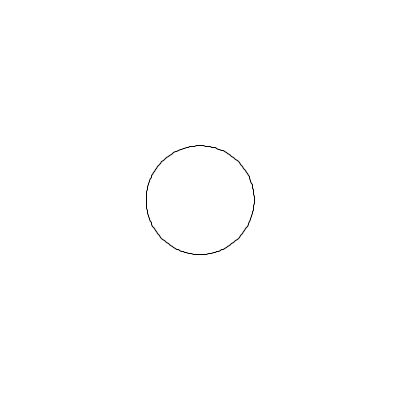
Frame 1 (no input)
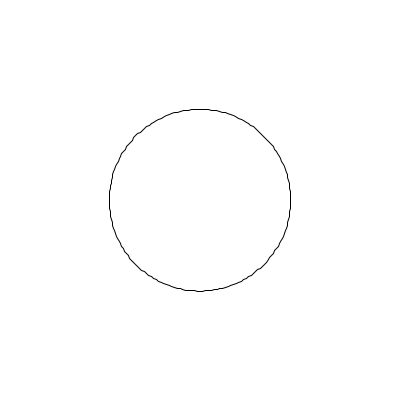
Frame 60 (the mouse pressed at the canvas centre just before this capture)
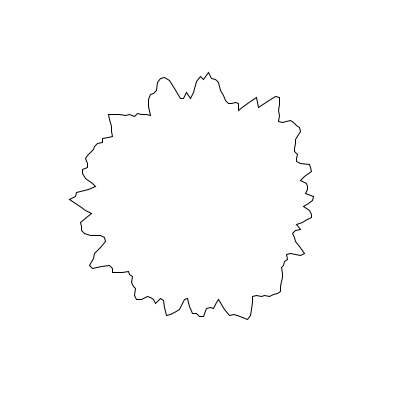
Frame 120 (the mouse held since frame 60 and released just before this capture)

The Processing sketch that drew these frames (run headless with seeded random() and noise(); from frame 60 on, the mouse is pressed at the canvas centre):

// Processing sketch: processing_134233
// ── processing_134233.pde

float resolution = 200; // how many points in the circle
float rad = 150;
float x = 1;
float y = 1;
//float prevX;
//float prevY;
 
float t = 0; // time passed
float tChange = .02; // how quick time flies
 
float nVal; // noise value
float nInt = 1; // noise intensity
float nAmp = 1; // noise amplitude
 
boolean filled = false;
 
 
void setup() {
  size(400, 400);
  noiseDetail(8);
}
 
void draw() {
  background(255);
  translate(width/2, height/2);
 
  if (filled) {
    stroke(255);
    fill(0);
    background(0);
  }
  else {
    noFill();
    stroke(0);
    strokeWeight(1);
    background(255);
  }
  nInt = map(mouseX, 0, width, 0.01, 15); // map mouseX to noise intensity
  nAmp = map(mouseY, 0, height, 0.0, 1.0); // map mouseY to noise amplitude
 
  beginShape();
  for (float a=0; a<=TWO_PI; a+=TWO_PI/resolution) {
 
    nVal = map(noise( cos(a)*nInt+1, sin(a)*nInt+1, t ), 0.0, 1.0, nAmp, 1.0); // map noise value to match the amplitude
 
    x = cos(a)*rad *nVal;
    y = sin(a)*rad *nVal;
 
    //    x = map(a, 0,TWO_PI, 0,width);
    //    y = sin(a)*rad *nVal +height/2;
 
//    vertex(prevX, prevY);
    vertex(x, y);
 
    //    line(x,y,x,height);
 
//    prevX = x;
//    prevY = y;
     
    }
  endShape(CLOSE);
 
  t += tChange;
}
 
void mouseClicked() {
  filled = !filled; // toggle fill by click
}
